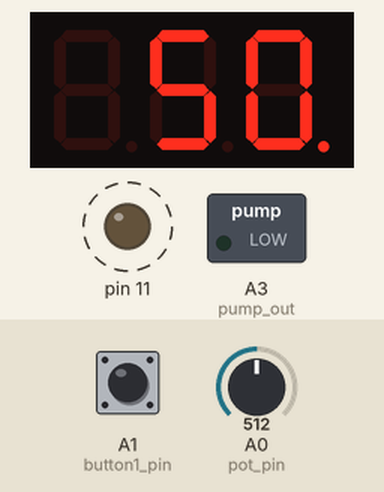
Simulated run of this program. Board: Arduino Uno, built with avr-gcc and run on an emulated ATmega328P. Shown: 3-digit seven-segment display, switched loads named in the program (green lamp = pin HIGH), output pins drawn as LEDs (lit = HIGH). Dashed ring = blinking. The test bench sets the inputs (shaded band); at power-on: A0 (pot_pin) = 512, A1 (button1_pin) HIGH.

Above: at 3.21 s.
3.9 s: A0 (pot_pin) set to 716
At 5.86 s:
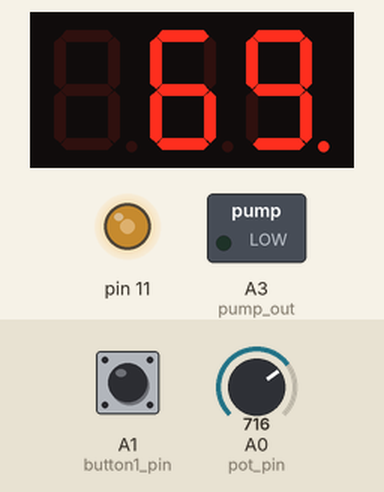
7.1 s: A0 (pot_pin) set to 511
At 9.36 s:
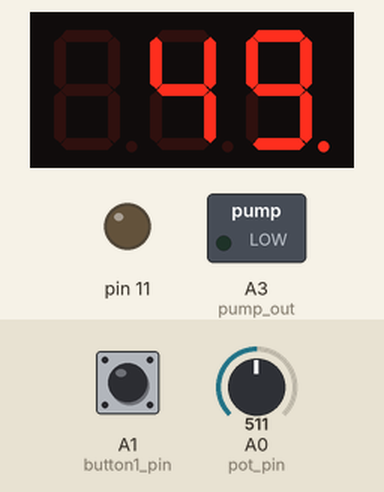
9.8 s: A0 (pot_pin) set to 12
At 9.95 s:
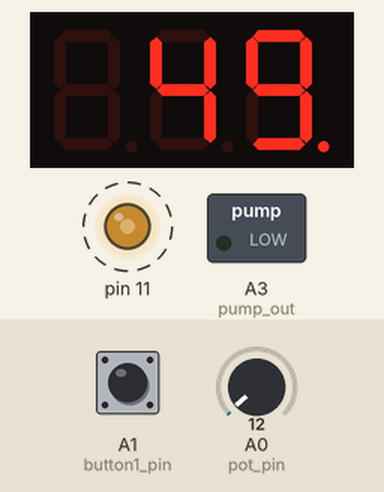
12.4 s: A0 (pot_pin) set to 9
At 14.6 s:
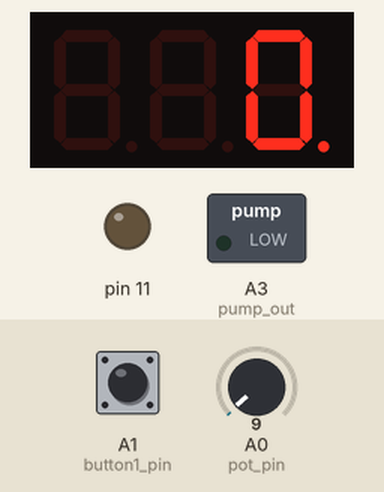
Timing chart, 0 to 16.1 s (numbered marks = the images above; inputs shaded):
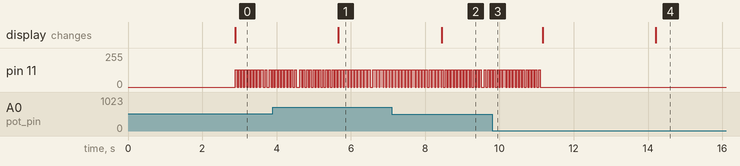

The program:

main.cpp
```cpp
#include <Arduino.h>
#include "SevSeg.h"


SevSeg sevseg; //Instantiate a seven segment controller object

int leistung_prozent = 0;

int pot_pin = A0;
int button1_pin = A1;
int button2_pin = A2;
int pump_out = A3;

bool button1_debounce = 0;
bool button2_debounce = 0;
bool button1_state = 0;
bool button2_state = 0;
bool pump_state = 0;

unsigned long timer = 0;
int timeercount = 0;
int updatecount = 0;


// put function declarations here:


/**
  * URL: https://dbuezas.github.io/arduino-web-timers/#mcu=ATMEGA328P&timer=2&topValue=OCR2A&CompareOutputModeA=disconnect&OCR2A=73&timerMode=CTC
  * Mode     : CTC
  * Period   : 4.625 us
  * Frequency: 216.21622 kHz
  * Outputs  :
  *  - B3: 50.00%, toggle
  */
void setup(){
  noInterrupts();
  TCCR2A =
    1 << COM2A0 |
    1 << WGM21;
  TCCR2B =
    1 << CS20;
  DDRB =
    1 << DDB3;
  OCR2A = 73;
  interrupts();


  byte numDigits = 3;
  byte digitPins[] = {4, 3, 2};
  byte segmentPins[] = {5, 6, 7, 8, 9, 10, 12, 13};
  bool resistorsOnSegments = false; // 'false' means resistors are on digit pins
  byte hardwareConfig = COMMON_CATHODE; // See README.md for options
  bool updateWithDelays = false; // Default 'false' is Recommended
  bool leadingZeros = false; // Use 'true' if you'd like to keep the leading zeros
  bool disableDecPoint = false; // Use 'true' if your decimal point doesn't exist or isn't connected

  sevseg.begin(hardwareConfig, numDigits, digitPins, segmentPins, resistorsOnSegments,
  updateWithDelays, leadingZeros, disableDecPoint);
  sevseg.setBrightness(90);


  pinMode(pot_pin,INPUT);
  pinMode(button1_pin, INPUT_PULLUP);
  pinMode(button2_pin, INPUT_PULLUP);
  pinMode(pump_out,OUTPUT);

}


void loop() {

  if (micros() - timer >= 10) {
    timer = micros();
    timeercount ++;

    if (timeercount >= 100) { // Reset to 0 after counting for 1000 seconds.
      timeercount=0;
      updatecount ++;

      if (updatecount > 30){
        updatecount = 0;
        leistung_prozent = map(analogRead(pot_pin),0,1023,0,100);
        sevseg.setNumber(leistung_prozent, 0);

        if (digitalRead(button1_pin)==LOW && button1_debounce == true){
          button1_state = true;

        }
        else if (digitalRead(button1_pin)==LOW){
          button1_debounce = true;
        }
        else if (digitalRead(button1_pin)==HIGH && button1_state == true){
          button1_state = false;
          button1_debounce = false;
          pump_state = !pump_state;
          digitalWrite(pump_out, pump_state);
          }
        else {
          button1_debounce = false;
        }

      }

    }
    if (timeercount < leistung_prozent){
      TCCR2A = 1 << COM2A0 | 1 << WGM21;
    }
    else{
      TCCR2A = 0 << COM2A0 | 1 << WGM21;
    }

  }


  sevseg.refreshDisplay(); // Must run repeatedly


}

// put function definitions here:
```

Measured:
- the behaviour switches between 11 and 10 on A0 (pot_pin) (found by bisection; images 3 and 4)
- after the input at 3.9 s, the display: changes after 1.8 s (image 1)
- after the input at 7.1 s, the display: changes after 1.4 s (image 2)
- after the input at 9.8 s, pin 11: goes on until 11.1 s, then stays 0/255
- after the input at 12.4 s, the display: changes after 1.8 s (image 4)
